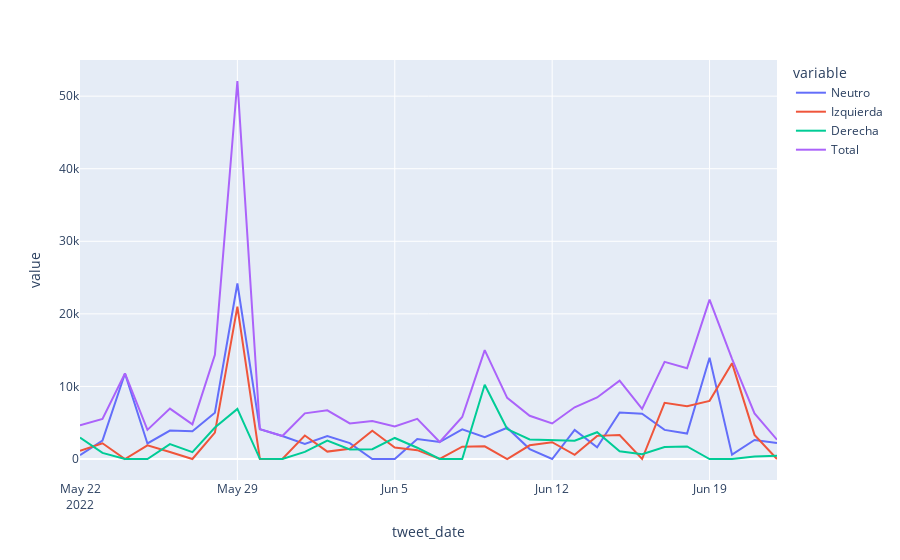

The code cell stored with this chart in its notebook:
### Code cell
px.line(df_dates_pivot, x='tweet_date', y=df_dates_pivot.columns[1:], category_orders = {'variable': ['Neutro', 'Izquierda', 'Derecha']})

### Figure 1 — Plotly figure (JSON) as saved in the notebook; plotly's stock layout.template omitted (floating-point values rounded to 4 significant figures)
{"data": [{"hovertemplate": "variable=Neutro<br>tweet_date=%{x}<br>value=%{y}<extra></extra>", "legendgroup": "Neutro", "line": {"color": "#636efa", "dash": "solid"}, "marker": {"symbol": "circle"}, "mode": "lines", "name": "Neutro", "orientation": "v", "showlegend": true, "type": "scatter", "x": ["2022-05-22", "2022-05-23", "2022-05-24", "2022-05-25", "2022-05-26", "2022-05-27", "2022-05-28", "2022-05-29", "2022-05-30", "2022-05-31", "2022-06-01", "2022-06-02", "2022-06-03", "2022-06-04", "2022-06-05", "2022-06-06", "2022-06-07", "2022-06-08", "2022-06-09", "2022-06-10", "2022-06-11", "2022-06-12", "2022-06-13", "2022-06-14", "2022-06-15", "2022-06-16", "2022-06-17", "2022-06-18", "2022-06-19", "2022-06-20", "2022-06-21", "2022-06-22"], "xaxis": "x", "y": [539, 2525, 11787, 2139, 3926, 3822, 6383, 24183, 4099, 3160, 2076, 3151, 2195, 0, 4, 2756, 2340, 4087, 2997, 4305, 1368, 0, 4017, 1603, 6416, 6237, 4008, 3498, 13958, 605, 2618, 2218], "yaxis": "y"}, {"hovertemplate": "variable=Izquierda<br>tweet_date=%{x}<br>value=%{y}<extra></extra>", "legendgroup": "Izquierda", "line": {"color": "#EF553B", "dash": "solid"}, "marker": {"symbol": "circle"}, "mode": "lines", "name": "Izquierda", "orientation": "v", "showlegend": true, "type": "scatter", "x": ["2022-05-22", "2022-05-23", "2022-05-24", "2022-05-25", "2022-05-26", "2022-05-27", "2022-05-28", "2022-05-29", "2022-05-30", "2022-05-31", "2022-06-01", "2022-06-02", "2022-06-03", "2022-06-04", "2022-06-05", "2022-06-06", "2022-06-07", "2022-06-08", "2022-06-09", "2022-06-10", "2022-06-11", "2022-06-12", "2022-06-13", "2022-06-14", "2022-06-15", "2022-06-16", "2022-06-17", "2022-06-18", "2022-06-19", "2022-06-20", "2022-06-21", "2022-06-22"], "xaxis": "x", "y": [1142, 2164, 0, 1875, 967, 0, 3633, 21005, 0, 0, 3242, 1018, 1402, 3896, 1580, 1221, 0, 1700, 1756, 0, 1883, 2308, 583, 3187, 3295, 0, 7734, 7273, 8009, 13206, 3323, 0], "yaxis": "y"}, {"hovertemplate": "variable=Derecha<br>tweet_date=%{x}<br>value=%{y}<extra></extra>", "legendgroup": "Derecha", "line": {"color": "#00cc96", "dash": "solid"}, "marker": {"symbol": "circle"}, "mode": "lines", "name": "Derecha", "orientation": "v", "showlegend": true, "type": "scatter", "x": ["2022-05-22", "2022-05-23", "2022-05-24", "2022-05-25", "2022-05-26", "2022-05-27", "2022-05-28", "2022-05-29", "2022-05-30", "2022-05-31", "2022-06-01", "2022-06-02", "2022-06-03", "2022-06-04", "2022-06-05", "2022-06-06", "2022-06-07", "2022-06-08", "2022-06-09", "2022-06-10", "2022-06-11", "2022-06-12", "2022-06-13", "2022-06-14", "2022-06-15", "2022-06-16", "2022-06-17", "2022-06-18", "2022-06-19", "2022-06-20", "2022-06-21", "2022-06-22"], "xaxis": "x", "y": [2947, 836, 0, 0, 2052, 943, 4328, 6899, 19, 0, 975, 2543, 1306, 1349, 2899, 1554, 0, 0, 10241, 4127, 2700, 2582, 2523, 3689, 1078, 663, 1647, 1725, 0, 0, 344, 444], "yaxis": "y"}, {"hovertemplate": "variable=Total<br>tweet_date=%{x}<br>value=%{y}<extra></extra>", "legendgroup": "Total", "line": {"color": "#ab63fa", "dash": "solid"}, "marker": {"symbol": "circle"}, "mode": "lines", "name": "Total", "orientation": "v", "showlegend": true, "type": "scatter", "x": ["2022-05-22", "2022-05-23", "2022-05-24", "2022-05-25", "2022-05-26", "2022-05-27", "2022-05-28", "2022-05-29", "2022-05-30", "2022-05-31", "2022-06-01", "2022-06-02", "2022-06-03", "2022-06-04", "2022-06-05", "2022-06-06", "2022-06-07", "2022-06-08", "2022-06-09", "2022-06-10", "2022-06-11", "2022-06-12", "2022-06-13", "2022-06-14", "2022-06-15", "2022-06-16", "2022-06-17", "2022-06-18", "2022-06-19", "2022-06-20", "2022-06-21", "2022-06-22"], "xaxis": "x", "y": [4628, 5525, 11787, 4014, 6945, 4765, 14344, 52087, 4118, 3160, 6293, 6712, 4903, 5245, 4483, 5531, 2340, 5787, 14994, 8432, 5951, 4890, 7123, 8479, 10789, 6900, 13389, 12496, 21967, 13811, 6285, 2662], "yaxis": "y"}], "layout": {"autosize": true, "legend": {"title": {"text": "variable"}, "tracegroupgap": 0}, "margin": {"t": 60}, "xaxis": {"anchor": "y", "autorange": true, "domain": [0, 1], "range": ["2022-05-22", "2022-06-22"], "title": {"text": "tweet_date"}, "type": "date"}, "yaxis": {"anchor": "x", "autorange": true, "domain": [0, 1], "range": [-2894.0, 54980.0], "title": {"text": "value"}, "type": "linear"}}}
